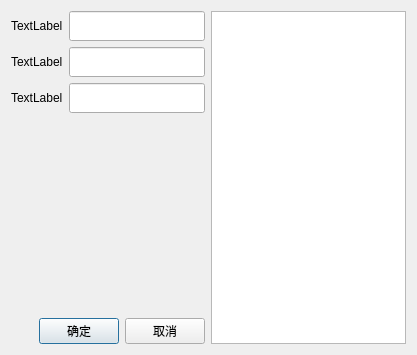
<?xml version="1.0" encoding="UTF-8"?>
<ui version="4.0">
 <class>lds_dialog_input_Dialog</class>
 <widget class="QDialog" name="lds_dialog_input_Dialog">
  <property name="geometry">
   <rect>
    <x>0</x>
    <y>0</y>
    <width>417</width>
    <height>355</height>
   </rect>
  </property>
  <property name="windowTitle">
   <string>Dialog</string>
  </property>
  <layout class="QHBoxLayout" name="horizontalLayout_3">
   <item>
    <layout class="QVBoxLayout" name="verticalLayout" stretch="1,10,0">
     <item>
      <layout class="QGridLayout" name="gridLayout">
       <item row="0" column="1">
        <widget class="lds_lineedit_clear" name="lineEdit">
         <property name="minimumSize">
          <size>
           <width>0</width>
           <height>30</height>
          </size>
         </property>
        </widget>
       </item>
       <item row="1" column="0">
        <widget class="QLabel" name="label_2">
         <property name="text">
          <string>TextLabel</string>
         </property>
        </widget>
       </item>
       <item row="1" column="1">
        <widget class="lds_lineedit_clear" name="lineEdit_2">
         <property name="minimumSize">
          <size>
           <width>0</width>
           <height>30</height>
          </size>
         </property>
        </widget>
       </item>
       <item row="2" column="0">
        <widget class="QLabel" name="label_3">
         <property name="text">
          <string>TextLabel</string>
         </property>
        </widget>
       </item>
       <item row="2" column="1">
        <widget class="lds_lineedit_clear" name="lineEdit_3">
         <property name="minimumSize">
          <size>
           <width>0</width>
           <height>30</height>
          </size>
         </property>
        </widget>
       </item>
       <item row="0" column="0">
        <widget class="QLabel" name="label">
         <property name="text">
          <string>TextLabel</string>
         </property>
        </widget>
       </item>
      </layout>
     </item>
     <item>
      <widget class="lds_key3x4" name="widget_key3x4" native="true"/>
     </item>
     <item>
      <widget class="QFrame" name="frame">
       <layout class="QHBoxLayout" name="horizontalLayout">
        <property name="topMargin">
         <number>0</number>
        </property>
        <property name="rightMargin">
         <number>0</number>
        </property>
        <property name="bottomMargin">
         <number>0</number>
        </property>
        <item>
         <spacer name="horizontalSpacer">
          <property name="orientation">
           <enum>Qt::Horizontal</enum>
          </property>
          <property name="sizeHint" stdset="0">
           <size>
            <width>40</width>
            <height>20</height>
           </size>
          </property>
         </spacer>
        </item>
        <item>
         <spacer name="horizontalSpacer_2">
          <property name="orientation">
           <enum>Qt::Horizontal</enum>
          </property>
          <property name="sizeHint" stdset="0">
           <size>
            <width>40</width>
            <height>20</height>
           </size>
          </property>
         </spacer>
        </item>
        <item>
         <widget class="lds_toolbar_button" name="pushButton_ok">
          <property name="text">
           <string>确定</string>
          </property>
          <property name="outer_stylesheet" stdset="0">
           <string>pushbutton</string>
          </property>
         </widget>
        </item>
        <item>
         <widget class="lds_toolbar_button" name="pushButton_cancel">
          <property name="text">
           <string>取消</string>
          </property>
          <property name="outer_stylesheet" stdset="0">
           <string>pushbutton</string>
          </property>
         </widget>
        </item>
       </layout>
      </widget>
     </item>
    </layout>
   </item>
   <item>
    <widget class="QTableView" name="tableView"/>
   </item>
  </layout>
 </widget>
 <customwidgets>
  <customwidget>
   <class>lds_toolbar_button</class>
   <extends>QPushButton</extends>
   <header>lds_toolbar_button.h</header>
  </customwidget>
  <customwidget>
   <class>lds_key3x4</class>
   <extends>QWidget</extends>
   <header>lds_key3x4.h</header>
   <container>1</container>
  </customwidget>
  <customwidget>
   <class>lds_lineedit_clear</class>
   <extends>QLineEdit</extends>
   <header>lds_lineedit_clear.h</header>
  </customwidget>
 </customwidgets>
 <tabstops>
  <tabstop>pushButton_ok</tabstop>
  <tabstop>pushButton_cancel</tabstop>
  <tabstop>lineEdit_2</tabstop>
  <tabstop>tableView</tabstop>
 </tabstops>
 <resources/>
 <connections/>
</ui>
